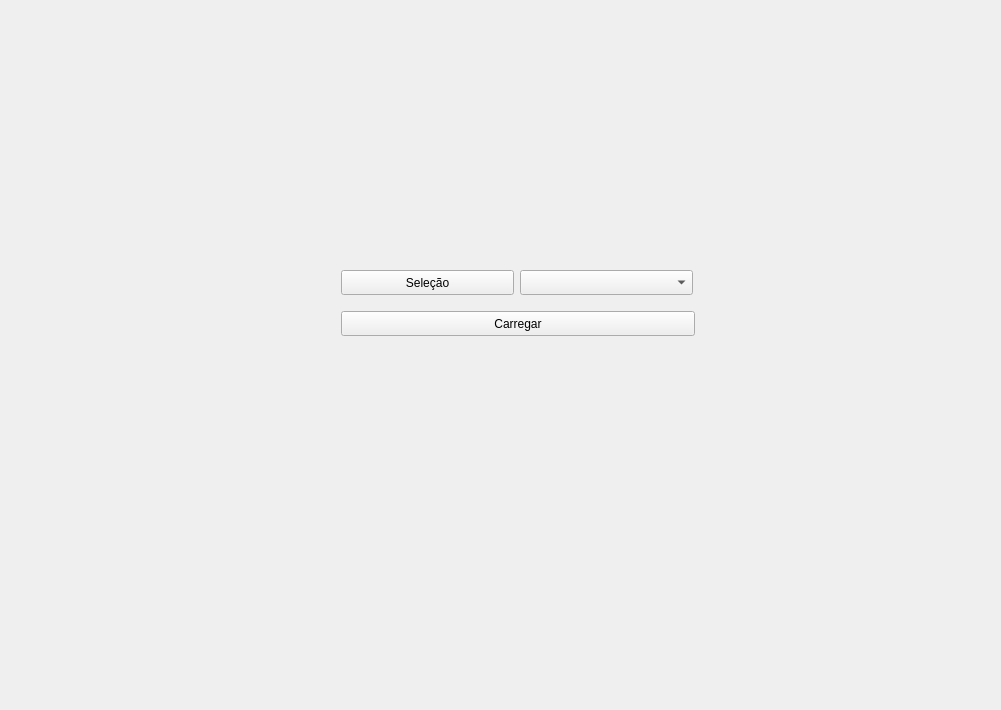
<?xml version="1.0" encoding="UTF-8"?>
<ui version="4.0">
 <class>Form</class>
 <widget class="QWidget" name="Form">
  <property name="geometry">
   <rect>
    <x>0</x>
    <y>0</y>
    <width>1001</width>
    <height>710</height>
   </rect>
  </property>
  <property name="windowTitle">
   <string>Form</string>
  </property>
  <widget class="QPushButton" name="QT_carregar">
   <property name="geometry">
    <rect>
     <x>341</x>
     <y>311</y>
     <width>354</width>
     <height>25</height>
    </rect>
   </property>
   <property name="text">
    <string>Carregar</string>
   </property>
  </widget>
  <widget class="QPushButton" name="QT_select">
   <property name="geometry">
    <rect>
     <x>341</x>
     <y>270</y>
     <width>173</width>
     <height>25</height>
    </rect>
   </property>
   <property name="text">
    <string>Seleção</string>
   </property>
  </widget>
  <widget class="QComboBox" name="QT_listaSalvos">
   <property name="geometry">
    <rect>
     <x>520</x>
     <y>270</y>
     <width>173</width>
     <height>25</height>
    </rect>
   </property>
  </widget>
 </widget>
 <resources/>
 <connections/>
</ui>
